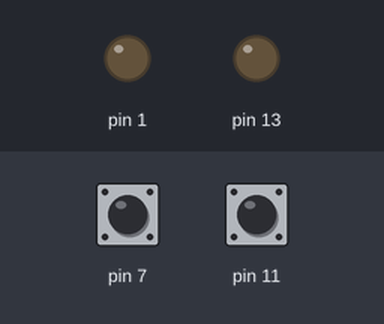
A sketch run on a simulated Arduino Uno, built with avr-gcc and run on an emulated ATmega328P. Shown: output pins drawn as LEDs (lit = HIGH). Inputs (shaded band) come from the test bench; at power-on: pin 7 HIGH, pin 11 HIGH.

Above: at 1.2 s.
1.3 s: pin 7 pulled LOW for 1 s
At 2.8 s:
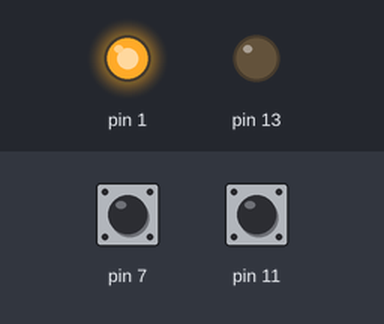
4.5 s: pin 11 pulled LOW for 1 s
At 5.5 s:
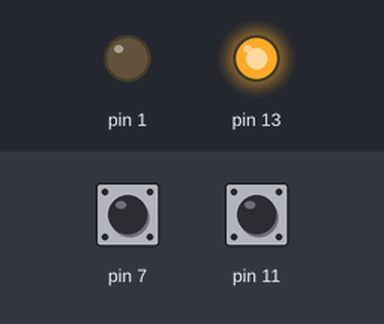
7.5 s: pin 11 pulled LOW for 3.2 s
At 11.3 s:
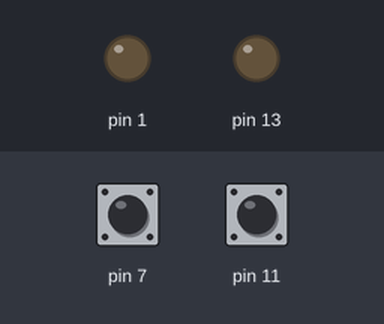
12.5 s: pin 7 pulled LOW for 3.2 s
At 14.0 s:
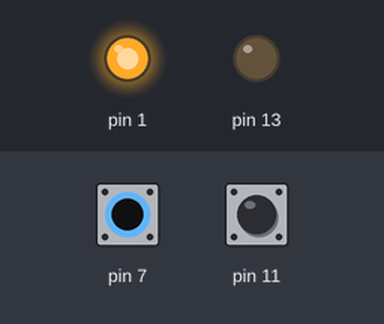
Timing chart, 0 to 17.5 s (numbered marks = the images above; inputs shaded):
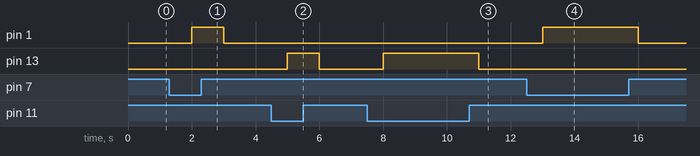

The sketch:

RelayDC.ino
```cpp
void setup() {

  pinMode(1, OUTPUT);
  pinMode(13, OUTPUT);
  pinMode(7, INPUT_PULLUP);
  pinMode(11, INPUT_PULLUP);
}

void loop() {

if (digitalRead(7) == 0 && digitalRead(11) == 1) { //  motor will rotate counter clockwise
  digitalWrite(1, 1);
  digitalWrite(13, 0);
  delay(1000);

}

else if (digitalRead(7) == 1 && digitalRead(11) == 0) { //  motor will rotate clock wise

  digitalWrite(1, 0);
  digitalWrite(13, 1);
  delay(1000);
}

else if (digitalRead(7) == 0 && digitalRead(1) == 0) { // motor will rotate in both directions

  digitalWrite(1, 1);
  digitalWrite(13, 0);
  delay(2000);

  digitalWrite(1, 0);
  digitalWrite(13, 1);
  delay(2000);
}

else { // motor will stop

  digitalWrite(1, 0);
  digitalWrite(13, 0);
  delay(1000);
}
}
```

Measured:
- after the input at 1.3 s, pin 1: LOW → HIGH after 0.70 s, → LOW 1.0 s later
- after the input at 4.5 s, pin 13: LOW → HIGH after 0.50 s, → LOW 1.0 s later
- after the input at 7.5 s, pin 13: LOW → HIGH after 0.50 s, → LOW 3.0 s later
- after the input at 12.5 s, pin 1: LOW → HIGH after 0.50 s, → LOW 3.0 s later
